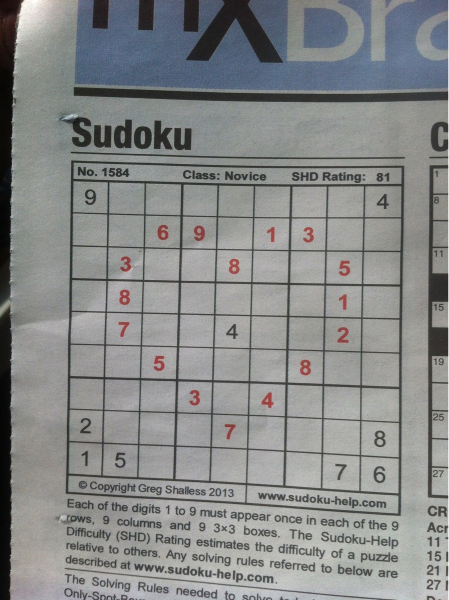
#> input picture puzzles/testing/sudoku0.jpg, 897 x 1200 px (shown at 1/2 size)
$ python -i grid_detector.py   (imports and definitions only)
#> lines starting #> are read from the running program, lines starting #| are printed output that depends on the picture; after the words box and inside, x2 and y2 are one past the last pixel; in counts of white or black regions, pixels touching at a corner belong together
### vectoriser.py
import numpy
from sklearn import svm
import random

# file contains 1000 samples of 28 * 28 bytes each.
BYTES_PER_SAMPLE = 28 * 28


def get_test_training_samples(digit, percentage_training=0.5, directory='./data/'):
    assert 0 <= digit <= 9

    filename = directory + "data{digit}".format(digit=digit)
    samples = []
    with open(filename) as file:
        while True:
            sample = numpy.array(
                [ord(byte) for byte in file.read(BYTES_PER_SAMPLE)]
            )
            if len(sample) < BYTES_PER_SAMPLE:
                break
            samples.append((sample, digit)) # (sample, label)


    num_samples = len(samples)
    training_samples = samples[0:int(num_samples * percentage_training)]
    test_samples = samples[int(num_samples * percentage_training):]

    return training_samples, test_samples

# [19 lines left out: function print_vector, not called in this run]

def get_trained_classifier(directory):
#> called with directory = './data/mydata/'
    training_set = []
    for digit in range(1, 10): # 1-9
        training_samples, _ = get_test_training_samples(digit, percentage_training=1.0, directory=directory)
        training_set.extend(training_samples)

    training_vectors, training_labels = zip(*training_set) # heh, hack
    classifier = svm.SVC(kernel='poly', decision_function_shape='ovo')
    print("training...")
    classifier.fit(training_vectors, training_labels)
    return classifier

# [18 lines left out: function test_classifier, not called in this run]

### grid_detector.py
import cv2
import numpy
from scipy import stats
import vectoriser
import sys
from collections import Counter


# [113 lines left out: functions extract_grid, get_blob_detector, not called in this run]


def process_image_for_blob_detection(img):
    original_img = img.copy()
    inverted_img = cv2.blur(img, (8, 8))
    inverted_img = cv2.adaptiveThreshold(
        inverted_img,
        255,
        cv2.ADAPTIVE_THRESH_GAUSSIAN_C,
        cv2.THRESH_BINARY,
        31,
        2
    )
    inverted_img = (inverted_img * -1) + 255
    inverted_img = inverted_img.astype('uint8')


    kernel = numpy.ones((4, 4))
    inverted_img = cv2.morphologyEx(inverted_img, cv2.MORPH_OPEN, kernel)


    factor = 4
    inverted_img = cv2.resize(inverted_img, (28 * 9 * factor, 28 * 9 * factor))
    inverted_img = remove_grid(inverted_img, 28  * factor)
    inverted_img = cv2.morphologyEx(inverted_img, cv2.MORPH_OPEN, kernel)
    inverted_img = cv2.resize(inverted_img, (28 * 9, 28 * 9))
    kernel = numpy.ones((2, 2))
    inverted_img = cv2.erode(inverted_img, kernel)

    # [20 lines of commented-out code are left out]
    if False:
        edges = cv2.Canny(inverted_img, 0, 255, apertureSize=5)
        write_img(edges)

        lines = cv2.HoughLines(edges, 1, numpy.pi/180, 200)
        for line in lines:
            for rho, theta in line:
                a = numpy.cos(theta)
                b = numpy.sin(theta)
                x0 = a*rho
                y0 = b*rho
                x1 = int(x0 + 1000*(-b))
                y1 = int(y0 + 1000*(a))
                x2 = int(x0 - 1000*(-b))
                y2 = int(y0 - 1000*(a))
                cv2.line(inverted_img, (x1,y1), (x2,y2), 255, 4)

    return inverted_img


# [6 lines left out: function get_vector_by_coords, not called in this run]


def print_vector(vector):
    print(vectoriser.print_vector(vector.astype('uint8')))


# [64 lines left out: functions predict_vector, predict_vector_2, print_predicted_grid, not called in this run]

def write_img(img, filename="hi.jpg"):
    cv2.imwrite(filename, img)

#def write_vector_to_file(digit, vector):

# [51 lines left out: functions contains_number, write_vectors, not called in this run]


def remove_grid(img, line_length):
    line_width = 1

    h_lines = img.copy()
    horizontalStructure = cv2.getStructuringElement(cv2.MORPH_RECT, (line_length, line_width));
    h_lines = cv2.erode(h_lines, horizontalStructure)
    h_lines = cv2.dilate(h_lines, horizontalStructure)

    v_lines = img.copy()
    verticalStructure = cv2.getStructuringElement(cv2.MORPH_RECT, (line_width, line_length));
    v_lines = cv2.erode(v_lines, verticalStructure)
    v_lines = cv2.dilate(v_lines, verticalStructure)
    #write_img(img, "hi.jpg")

    gridless_img = img - (v_lines + h_lines)
    return gridless_img


#detector = get_blob_detector()
#img = extract_grid('./puzzles/testing/sudoku{}.jpg'.format(sys.argv[1]))
#img = process_image_for_blob_detection(img)


# [14 lines left out: function write_solution_onto_img, not called in this run]

from solver import Board
# [1 line not run here, left out]
# [1 line that did not run here, left out]

# [37 lines not run here, left out]

# [1 line that did not run here, left out]
#keypoints = detector.detect(img)


#import ipdb; ipdb.set_trace()
#img = cv2.drawContours(original_img, [container], 0, (255,255,255), 10)
#import ipdb; ipdb.set_trace()

# img = cv2.drawKeypoints(
#     img,
#     keypoints,
#     numpy.array([]),
#     (0,0,255),
#     cv2.DRAW_MATCHES_FLAGS_DRAW_RICH_KEYPOINTS
# )
# [1 line not run here, left out]
#write_vectors(img)

>>> import cv2
>>> picture = cv2.imread('puzzles/testing/sudoku0.jpg', cv2.IMREAD_GRAYSCALE)
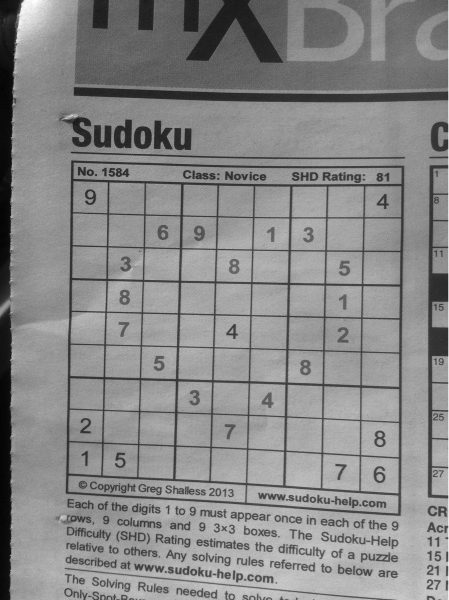
#> picture: shape (1200, 897) (shown at 1/2 size); min 0, max 255, mean 136.1
>>> result = process_image_for_blob_detection(picture)
#> in process_image_for_blob_detection, `inverted_img = cv2.adaptiveThreshold( inverted_img, 255, cv2.ADAPTIVE_..`:
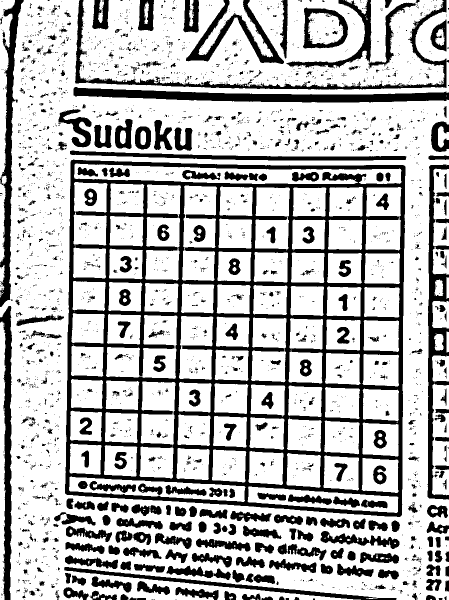
#> inverted_img: shape (1200, 897) (shown at 1/2 size); 73.2% white; 3083 black regions (2620 under 20 px), largest, box (x1, y1, x2, y2) and area: (130, 319, 811, 1034) 107889, (147, 174, 897, 205) 11917, (855, 329, 897, 999) 9414
#> in process_image_for_blob_detection, `inverted_img = cv2.morphologyEx(inverted_img, cv2.MORPH_OPEN, kernel)`:
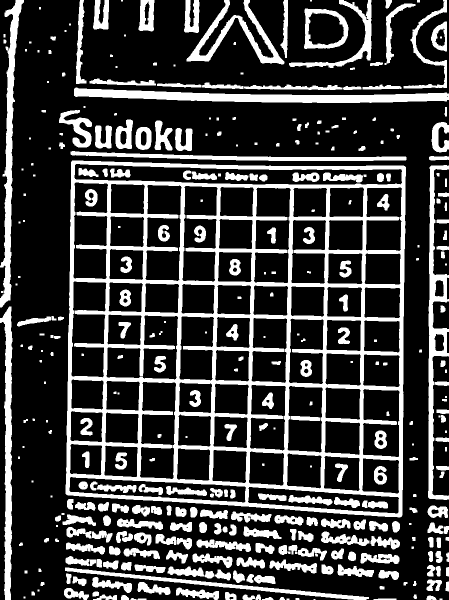
#> inverted_img: shape (1200, 897) (shown at 1/2 size); 24.7% white; 367 white regions (40 under 20 px), largest, box (x1, y1, x2, y2) and area: (131, 321, 812, 1035) 105998, (148, 175, 897, 206) 11861, (856, 330, 897, 1000) 8673
#> in remove_grid, `h_lines = cv2.dilate(h_lines, horizontalStructure)`:
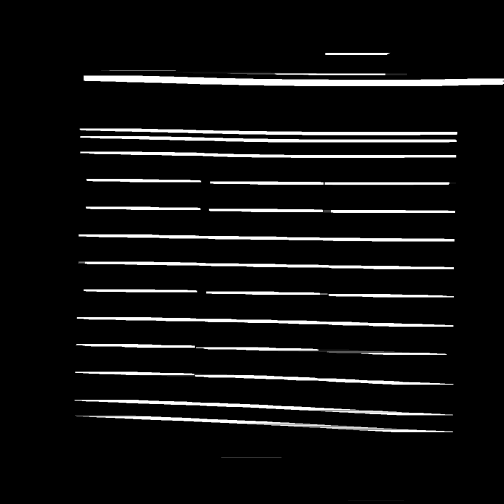
#> h_lines: shape (1008, 1008) (shown at 1/2 size); min 0, max 255, mean 16.7
#> in remove_grid, `v_lines = cv2.dilate(v_lines, verticalStructure)`:
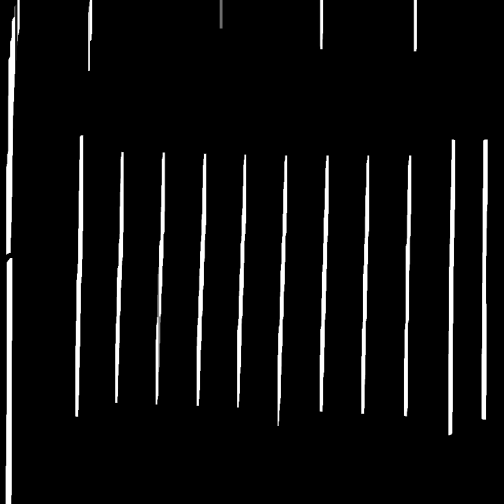
#> v_lines: shape (1008, 1008) (shown at 1/2 size); min 0, max 255, mean 14.4
#> in remove_grid, `gridless_img = img - (v_lines + h_lines)`:
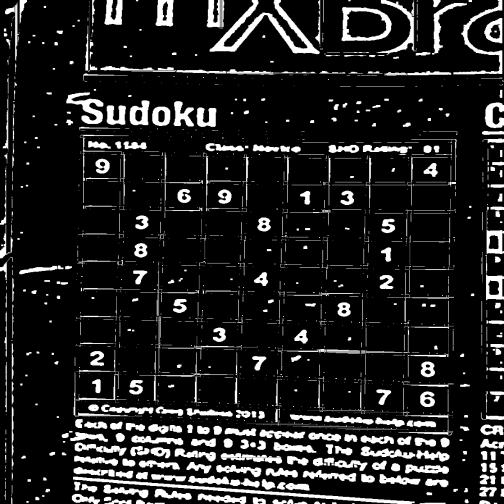
#> gridless_img: shape (1008, 1008) (shown at 1/2 size); min 0, max 255, mean 33.5
#> in process_image_for_blob_detection, `inverted_img = cv2.erode(inverted_img, kernel)`:
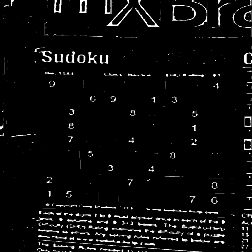
#> inverted_img: shape (252, 252); min 0, max 255, mean 11.2

$ run again, on puzzles/testing/sudoku1.jpg
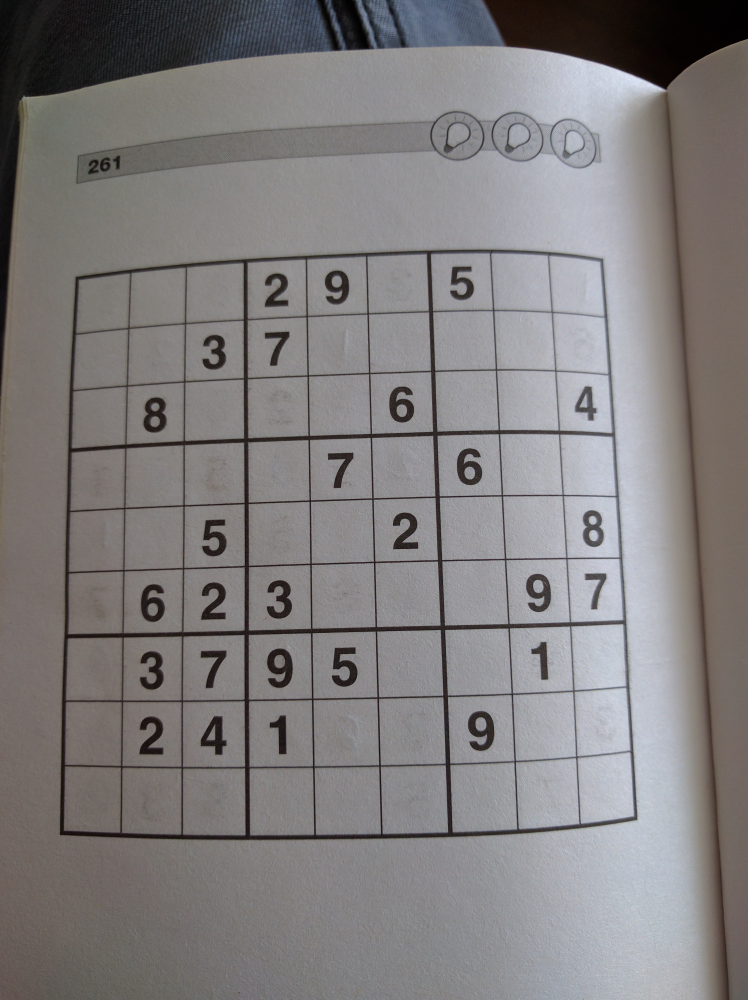
#> input picture puzzles/testing/sudoku1.jpg, 2992 x 4000 px (shown at 1/4 size)
#> in process_image_for_blob_detection, `inverted_img = cv2.adaptiveThreshold( inverted_img, 255, cv2.ADAPTIVE_..`:
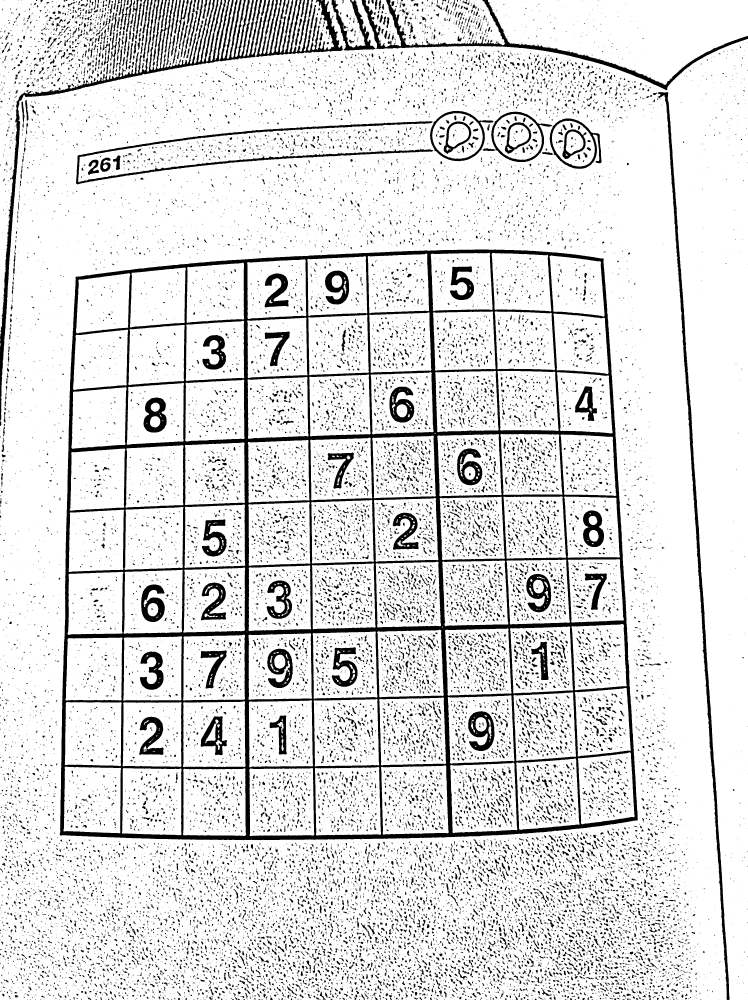
#> inverted_img: shape (4000, 2992) (shown at 1/4 size); 87.2% white; 30392 black regions (21029 under 20 px), largest, box (x1, y1, x2, y2) and area: (239, 998, 2551, 3361) 502577, (0, 0, 1372, 1684) 85428, (2629, 368, 2918, 4000) 40610
#> in process_image_for_blob_detection, `inverted_img = cv2.erode(inverted_img, kernel)`:
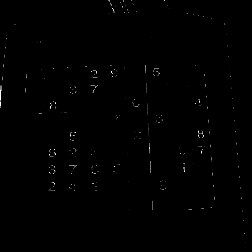
#> inverted_img: shape (252, 252); min 0, max 255, mean 1

$ run again, on puzzles/testing/sudoku10.jpg
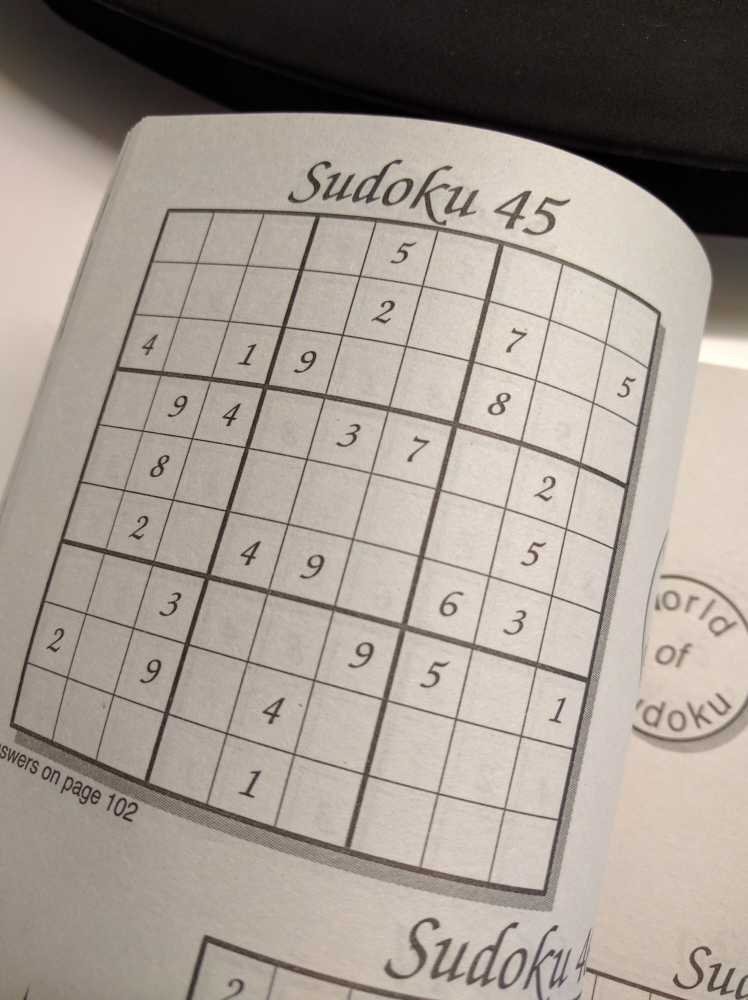
#> input picture puzzles/testing/sudoku10.jpg, 2992 x 4000 px (shown at 1/4 size)
#> in process_image_for_blob_detection, `inverted_img = cv2.adaptiveThreshold( inverted_img, 255, cv2.ADAPTIVE_..`:
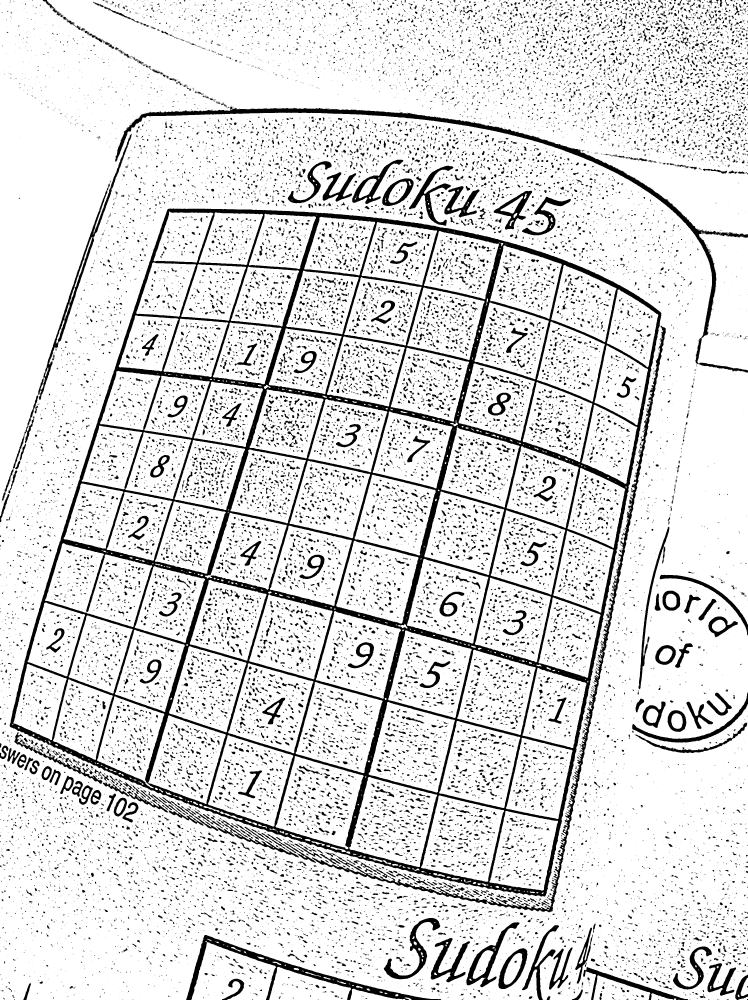
#> inverted_img: shape (4000, 2992) (shown at 1/4 size); 86.7% white; 29188 black regions (20170 under 20 px), largest, box (x1, y1, x2, y2) and area: (39, 834, 2645, 3586) 558356, (460, 425, 2992, 1490) 55348, (1248, 1303, 2663, 3649) 41334
#> v_lines: shape (1008, 1008); every value is 0
#> in process_image_for_blob_detection, `inverted_img = cv2.erode(inverted_img, kernel)`:
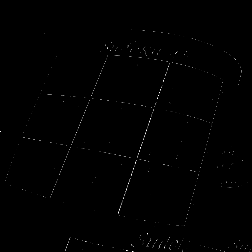
#> inverted_img: shape (252, 252); min 0, max 255, mean 1
